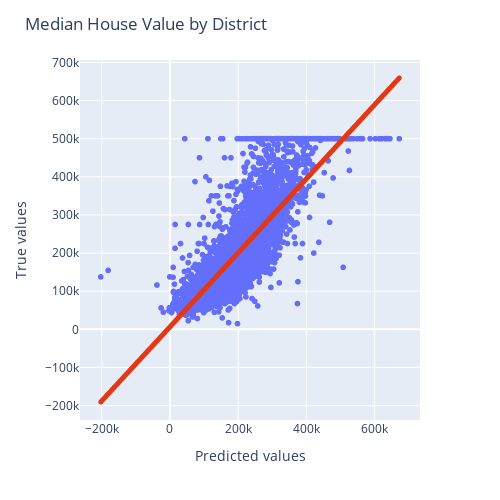

Notebook cell for this chart:
### Code cell
# same thing with plotly
!pip install statsmodels
import plotly.express as px
fig = px.scatter(y=y_test, x=y_preds, trendline="ols", width=500, height=500)
fig.update_layout(title = 'Median House Value by District', # Graph title
    yaxis = dict(title = 'True values'), # x-axis label
    xaxis = dict(title = 'Predicted values'), # y-axis label   
)
fig.update_traces(line_color='#E53712', line_width=5)
fig.show()

### Figure 1 — Plotly figure (JSON) as saved in the notebook; plotly's stock layout.template omitted (floating-point values rounded to 4 significant figures; data arrays with more than 128 entries replaced by an {"elided": "..."} marker saying what was removed)
{"data": [{"hovertemplate": "x=%{x}<br>y=%{y}<extra></extra>", "legendgroup": "", "line": {"color": "#E53712", "width": 5}, "marker": {"color": "#636efa", "symbol": "circle"}, "mode": "markers", "name": "", "showlegend": false, "type": "scattergl", "x": {"elided": "4128 float values"}, "xaxis": "x", "y": {"elided": "4128 int values"}, "yaxis": "y"}, {"hovertemplate": "<b>OLS trendline</b><br>y = 0.970807 * x + 6488.59<br>R<sup>2</sup>=0.632206<br><br>x=%{x}<br>y=%{y} <b>(trend)</b><extra></extra>", "legendgroup": "", "line": {"color": "#E53712", "width": 5}, "marker": {"color": "#636efa", "symbol": "circle"}, "mode": "lines", "name": "", "showlegend": false, "type": "scattergl", "x": {"elided": "4128 float values"}, "xaxis": "x", "y": {"elided": "4128 float values"}, "yaxis": "y"}], "layout": {"height": 500, "legend": {"tracegroupgap": 0}, "margin": {"t": 60}, "title": {"text": "Median House Value by District"}, "width": 500, "xaxis": {"anchor": "y", "autorange": true, "domain": [0, 1], "range": [-263800.0, 733100.0], "title": {"text": "Predicted values"}, "type": "linear"}, "yaxis": {"anchor": "x", "autorange": true, "domain": [0, 1], "range": [-237800.0, 706400.0], "title": {"text": "True values"}, "type": "linear"}}}
